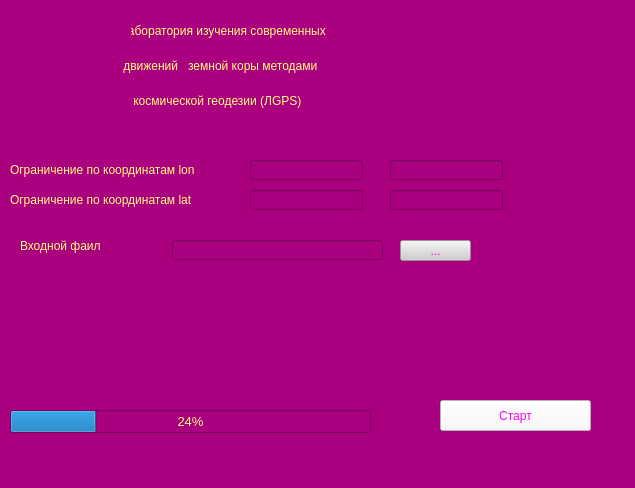
<?xml version="1.0" encoding="UTF-8"?>
<ui version="4.0">
 <class>MainWindow</class>
 <widget class="QMainWindow" name="MainWindow">
  <property name="geometry">
   <rect>
    <x>0</x>
    <y>0</y>
    <width>635</width>
    <height>488</height>
   </rect>
  </property>
  <property name="windowTitle">
   <string>postGLOBK</string>
  </property>
  <property name="styleSheet">
   <string notr="true">background-color: rgb(170, 255, 255);
background-color: rgb(170, 0, 127);</string>
  </property>
  <property name="iconSize">
   <size>
    <width>100</width>
    <height>100</height>
   </size>
  </property>
  <widget class="QWidget" name="centralwidget">
   <widget class="QLineEdit" name="lon_1">
    <property name="geometry">
     <rect>
      <x>250</x>
      <y>160</y>
      <width>113</width>
      <height>20</height>
     </rect>
    </property>
    <property name="styleSheet">
     <string notr="true">color: rgb(255, 255, 127);</string>
    </property>
   </widget>
   <widget class="QLineEdit" name="lat_1">
    <property name="geometry">
     <rect>
      <x>250</x>
      <y>190</y>
      <width>113</width>
      <height>20</height>
     </rect>
    </property>
    <property name="styleSheet">
     <string notr="true">color: rgb(255, 255, 127);</string>
    </property>
   </widget>
   <widget class="QLabel" name="label">
    <property name="geometry">
     <rect>
      <x>120</x>
      <y>0</y>
      <width>561</width>
      <height>61</height>
     </rect>
    </property>
    <property name="styleSheet">
     <string notr="true">font: 75 16pt &quot;MS Shell Dlg 2&quot;;

color: rgb(255, 255, 127);</string>
    </property>
    <property name="text">
     <string>Лаборатория изучения современных</string>
    </property>
    <property name="margin">
     <number>10</number>
    </property>
   </widget>
   <widget class="QLabel" name="label_2">
    <property name="geometry">
     <rect>
      <x>10</x>
      <y>20</y>
      <width>121</width>
      <height>81</height>
     </rect>
    </property>
    <property name="text">
     <string/>
    </property>
    <property name="pixmap">
     <pixmap>lgps_ico.png</pixmap>
    </property>
   </widget>
   <widget class="QLabel" name="label_3">
    <property name="geometry">
     <rect>
      <x>130</x>
      <y>80</y>
      <width>401</width>
      <height>41</height>
     </rect>
    </property>
    <property name="styleSheet">
     <string notr="true">font: 75 16pt &quot;MS Shell Dlg 2&quot;;
font: 75 16pt &quot;MS Shell Dlg 2&quot;;
color: rgb(255, 255, 0);
color: rgb(255, 255, 127);</string>
    </property>
    <property name="text">
     <string> космической геодезии (ЛGPS)</string>
    </property>
    <property name="margin">
     <number>5</number>
    </property>
   </widget>
   <widget class="QLabel" name="label_4">
    <property name="geometry">
     <rect>
      <x>120</x>
      <y>50</y>
      <width>361</width>
      <height>31</height>
     </rect>
    </property>
    <property name="styleSheet">
     <string notr="true">color: rgb(255, 255, 127);
font: 75 16pt &quot;MS Shell Dlg 2&quot;;</string>
    </property>
    <property name="text">
     <string> движений   земной коры методами</string>
    </property>
   </widget>
   <widget class="QProgressBar" name="progressBar">
    <property name="geometry">
     <rect>
      <x>10</x>
      <y>410</y>
      <width>361</width>
      <height>23</height>
     </rect>
    </property>
    <property name="font">
     <font>
      <family>MS Shell Dlg 2</family>
      <pointsize>10</pointsize>
      <weight>50</weight>
      <italic>false</italic>
      <bold>false</bold>
     </font>
    </property>
    <property name="styleSheet">
     <string notr="true">color: rgb(255, 255, 127);
font: 10pt &quot;MS Shell Dlg 2&quot;;
</string>
    </property>
    <property name="value">
     <number>24</number>
    </property>
   </widget>
   <widget class="QLabel" name="cor_lon">
    <property name="geometry">
     <rect>
      <x>10</x>
      <y>160</y>
      <width>211</width>
      <height>20</height>
     </rect>
    </property>
    <property name="styleSheet">
     <string notr="true">color: rgb(255, 255, 127);
font: 75 10pt &quot;MS Shell Dlg 2&quot;;</string>
    </property>
    <property name="text">
     <string>Ограничение по координатам lon</string>
    </property>
   </widget>
   <widget class="QLabel" name="cor_lan">
    <property name="geometry">
     <rect>
      <x>10</x>
      <y>190</y>
      <width>201</width>
      <height>20</height>
     </rect>
    </property>
    <property name="styleSheet">
     <string notr="true">color: rgb(255, 255, 127);
font: 75 10pt &quot;MS Shell Dlg 2&quot;;</string>
    </property>
    <property name="text">
     <string>Ограничение по координатам lat</string>
    </property>
   </widget>
   <widget class="QToolButton" name="toolButton">
    <property name="geometry">
     <rect>
      <x>400</x>
      <y>240</y>
      <width>71</width>
      <height>21</height>
     </rect>
    </property>
    <property name="styleSheet">
     <string notr="true">color: rgb(255, 0, 255);
background-color: rgb(206, 206, 206);</string>
    </property>
    <property name="text">
     <string>...</string>
    </property>
   </widget>
   <widget class="QPushButton" name="pushButton">
    <property name="geometry">
     <rect>
      <x>440</x>
      <y>400</y>
      <width>151</width>
      <height>31</height>
     </rect>
    </property>
    <property name="styleSheet">
     <string notr="true">background-color: rgb(249, 249, 249);
color: rgb(255, 255, 127);
color: rgb(255, 2, 243);
font: 75 12pt &quot;MS Shell Dlg 2&quot;;
</string>
    </property>
    <property name="text">
     <string>Старт</string>
    </property>
   </widget>
   <widget class="QLabel" name="label_5">
    <property name="geometry">
     <rect>
      <x>20</x>
      <y>230</y>
      <width>151</width>
      <height>31</height>
     </rect>
    </property>
    <property name="styleSheet">
     <string notr="true">font: 75 10pt &quot;MS Shell Dlg 2&quot;;
border-color: rgb(0, 0, 0);
color: rgb(255, 255, 127);</string>
    </property>
    <property name="text">
     <string>Входной фаил</string>
    </property>
   </widget>
   <widget class="QLineEdit" name="lon_2">
    <property name="geometry">
     <rect>
      <x>390</x>
      <y>160</y>
      <width>113</width>
      <height>20</height>
     </rect>
    </property>
    <property name="styleSheet">
     <string notr="true">color: rgb(255, 255, 127);</string>
    </property>
   </widget>
   <widget class="QLineEdit" name="lat_2">
    <property name="geometry">
     <rect>
      <x>390</x>
      <y>190</y>
      <width>113</width>
      <height>20</height>
     </rect>
    </property>
    <property name="styleSheet">
     <string notr="true">color: rgb(255, 255, 127);</string>
    </property>
   </widget>
   <widget class="QLineEdit" name="importfile">
    <property name="geometry">
     <rect>
      <x>172</x>
      <y>240</y>
      <width>211</width>
      <height>20</height>
     </rect>
    </property>
    <property name="styleSheet">
     <string notr="true">color: rgb(255, 255, 127);
font: 75 10pt &quot;MS Shell Dlg 2&quot;;</string>
    </property>
   </widget>
  </widget>
  <widget class="QStatusBar" name="statusbar"/>
 </widget>
 <resources/>
 <connections/>
</ui>
